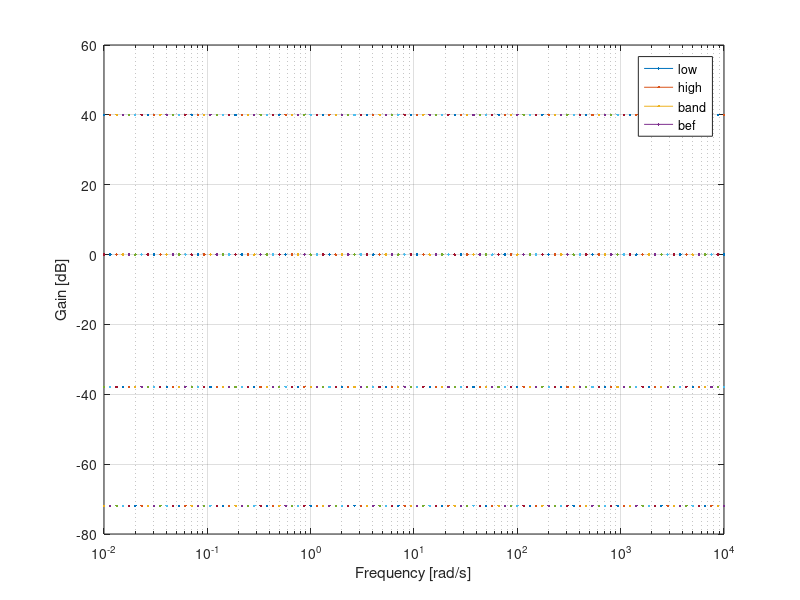
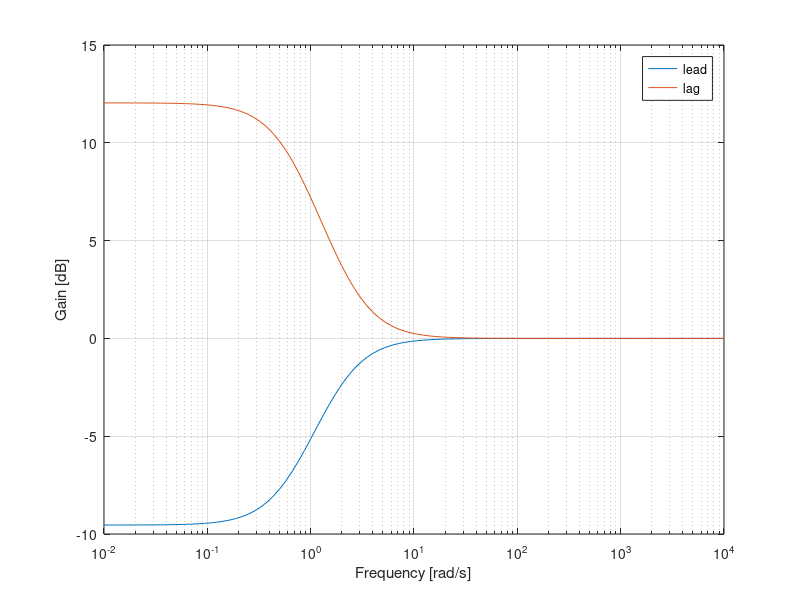

Recreate these plots in MATLAB, in order.
W=logspace(-2,4,100);
F=W/pi/2;
%% Low, High, Band, Bef Filter  (1st Order Filter)
% Low Pass --------------------------------------------------------------
gain=100; f=0.5; ze=0.01; w=2*pi*f; numLow=[0 0 w^2]; denLow=[1 2*ze*w w^2];
    [A_low,B_low,C_low,D_low]=tf2ss(gain*numLow,denLow);
    mag_low=bode(tf(gain*numLow,denLow),W); mag_low=20*log10(mag_low);
% High Pass --------------------------------------------------------------
gain=1; f=0.1; ze=0.6; w=2*pi*f; numHigh=[1 0 0]; denHigh=[1 2*ze*w w^2];
    [A_high,B_high,C_high,D_high] = tf2ss(gain*numHigh,denHigh);
    mag_high=bode(tf(gain*numHigh,denHigh),W); mag_high=20*log10(mag_high);
% Band pass --------------------------------------------------------------
gain=1; f=0.5; ze=2; w=2*pi*f; numBand=[0 2*ze*w 0]; denBand=[1 2*ze*w w^2];
%     numBand = K_band*[1 80  w_band^2]; denBand = [1 8 w_band^2];
    [A_band,B_band,C_band,D_band]=tf2ss(gain*numBand,denBand);
    mag_band=bode(tf(gain*numBand,denBand),W); mag_band=20*log10(mag_band);
% Band elimination filter  -----------------------------------------------
gain=1; f=0.5; ze=4; w=2*pi*f; numBef=[1 0 w^2]; denBef=[1 2*ze*w w^2];
    [A_bef,B_bef,C_bef,D_bef]=tf2ss(gain*numBef,denBef);
    mag_bef=bode(tf(gain*numBef,denBef),W); mag_bef=-20*log10(mag_bef);

figure('Position',[1921 97 1280 907])
semilogx(W,mag_low(1,:), W,mag_high(1,:), W,mag_band(1,:), W, mag_bef(1,:))
xlabel('Frequency [rad/s]'); ylabel('Gain [dB]');
legend('low','high','band','bef'); grid on;
% axis([10^(-2),10^3,-100,10]);
%% Phase Lead/Lag Filter (1st Order Filter)
% http://naosite.lb.nagasaki-u.ac.jp/dspace/bitstream/10069/35886/30/Chapter%2010.pdf
% Phase Lead Filter
% (w2/w1)*(s+w1 / s+w2)       where w1<w2
gain=1; f1=0.1; f2=0.3; w1=2*pi*f1;w2=2*pi*f2; gain=gain*(w2/w1);
    numLead=[1 w1]; denLead=[1 w2]; sysLead = tf(numLead,denLead);
    [A_lead,B_lead,C_lead,D_lead] = tf2ss(numLead,denLead);
    mag_lead = bode(sysLead,W); mag_lead = squeeze(mag_lead); mag_lead = 20*log10(mag_lead);
% Phase Lag Filter
% s+w2 / s+w1       where w1<w2
gain=1; f1=0.1; f2=0.4;  w1=2*pi*f1; w2=2*pi*f2; 
    numLag=[1 w2]; denLag=[1 w1]; sysLag = tf(numLag,denLag); 
    [A_lag,B_lag,C_lag,D_lag] = tf2ss(numLag,denLag); 
    mag_lag = bode(sysLag,W); mag_lag = squeeze(mag_lag); mag_lag = 20*log10(mag_lag); 
figure('Position',[1921 97 1280 907])
semilogx(W, mag_lead, W, mag_lag)
xlabel('Frequency [rad/s]'); ylabel('Gain [dB]'); 
legend('lead','lag'); grid on;

